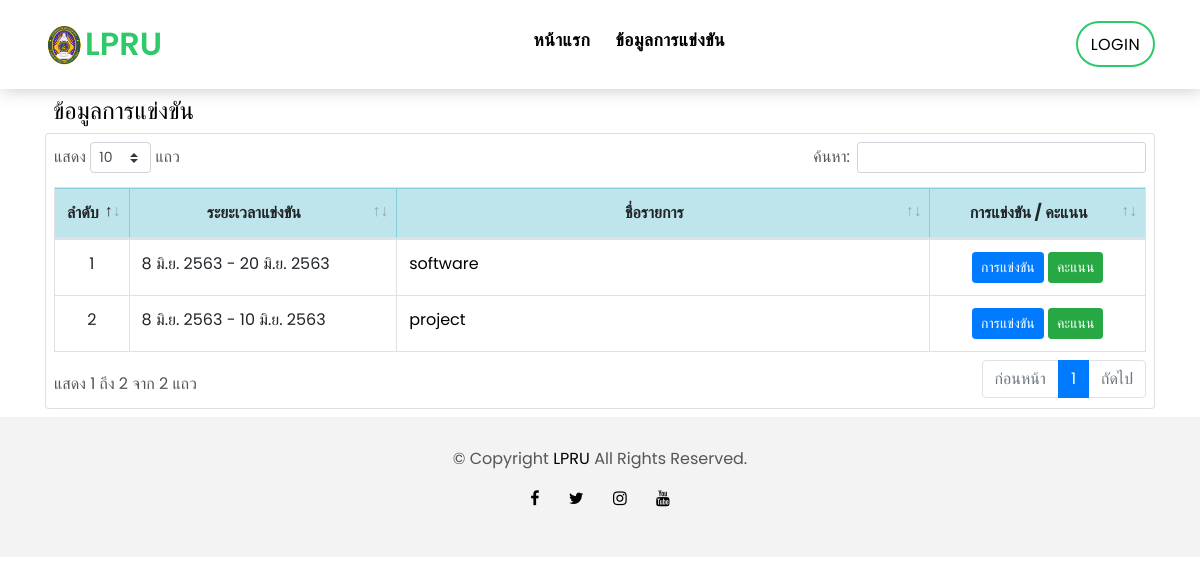
/show_tournament.php, run on an earlier commit of the app's database.
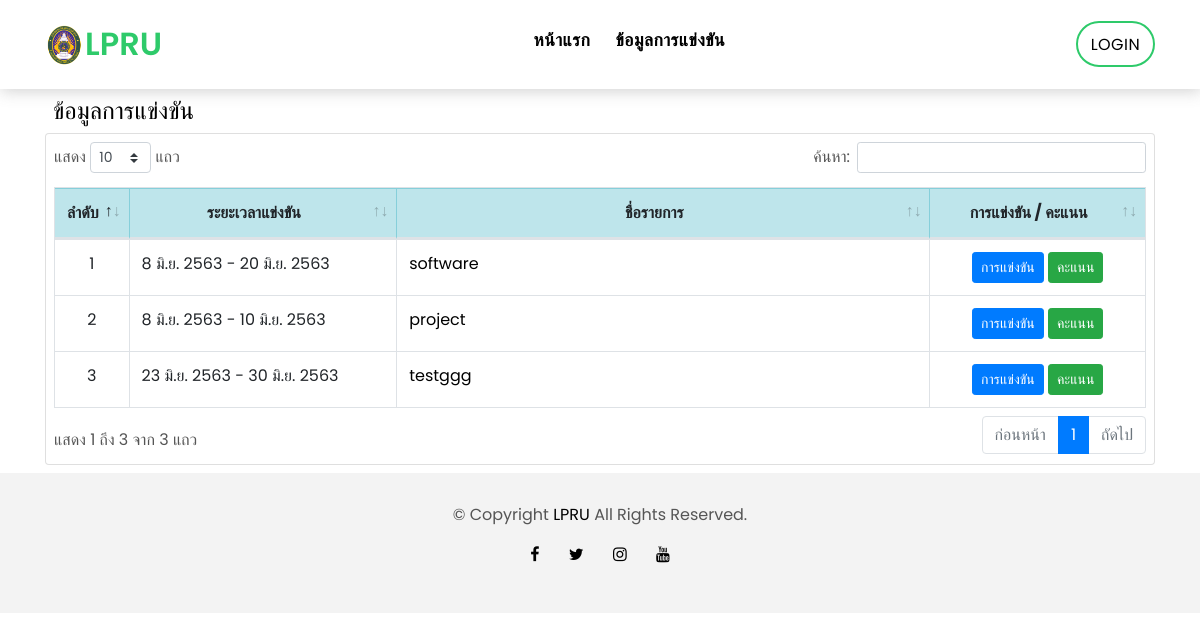
And on a later commit of the database.
### tables this page shows
CREATE TABLE `tournament` (
  `tournament_id` int(11) NOT NULL,
  `tournament_name` varchar(100) NOT NULL,
  `startdate` date NOT NULL,
  `enddate` date NOT NULL
);

### app/SQLiManager.php (called while the page is built, shortened)
<?php
if(class_exists('SQLiManager') === false)
{
	class SQLiManager{
		var $table;
		var $field;
		var $condition;
		public function SQLiManager()
		{
			$this->connect = mysqli_connect(DB_HOST,DB_USER,DB_PASS,DB_NAME);
			$cs1 = "SET character_set_results=utf8";
			mysqli_query($this->connect,$cs1) or die('Error query: ' . mysqli_error($this->connect));
			$cs2 = "SET character_set_client = utf8";
			mysqli_query($this->connect,$cs2) or die('Error query: ' . mysqli_error($this->connect));
			$cs3 = "SET character_set_connection = utf8";
			mysqli_query($this->connect,$cs3) or die('Error query: ' . mysqli_error($this->connect));
			$this->field="*";
		}
		public function select()
		{
			$this->sql="SELECT $this->field FROM $this->table $this->condition";
			$result=mysqli_query($this->connect,$this->sql) or trigger_error(mysqli_error($this->connect),E_USER_ERROR);
			return $result;
		}
	}
}
?>

### app/fn.php (called while the page is built, shortened)
<?php
function dateTH($strDate, $full=null, $time=null)
{
	$strYear = date("Y", strtotime($strDate)) + 543;
	$strMonth = date("n", strtotime($strDate));
	$strDay = date("j", strtotime($strDate));
	$strMonthCut = Array("", "ม.ค.", "ก.พ.", "มี.ค.", "เม.ย.", "พ.ค.", "มิ.ย.", "ก.ค.", "ส.ค.", "ก.ย.", "ต.ค.", "พ.ย.", "ธ.ค.");
	$strMonthThai = $strMonthCut[$strMonth];
	$dateTH = "$strDay $strMonthThai $strYear";
	return $dateTH;
}

### show_tournament.php (the view, shortened to what this page needs)
<?php
include("header.php");
$sql->table = "tournament";
$sql->field = "*";
$query = $sql->select();
?>
<main id="main">
    <div class="container">
        <div class="m-2">
            <h4>ข้อมูลการแข่งขัน</h4>
        </div>
        <div class="clearfix">
            <div class="card p-2 mb-2">
                <table class="table table-bordered DataTable">
                    <thead>
                        <tr class="text-center table-info">
                            <th width="5%">ลำดับ</th>
                            <th width="25%">ระยะเวลาแข่งขัน</th>
                            <th width="50%">ชื่อรายการ</th>
                            <th width="20%">การแข่งขัน / คะแนน</th>
                        </tr>
                    </thead>
                    <tbody>
                        <?php
                        $num = 0;
                        while ($res = mysqli_fetch_assoc($query)) {
                            $num++;
                        ?>
                            <tr>
                                <td class="text-center"><?php echo $num; ?></td>
                                <td>
                                    <?=dateTH($res["startdate"])?>
                                    <?php
                                    if( $res["startdate"] != $res["enddate"] ){
                                        echo " - ".dateTH($res["enddate"]);
                                    }
                                    ?></td>
                                <td><a href="<?=URL?>tournament_detail.php?id=<?=$res["tournament_id"]?>"><?php echo $res["tournament_name"]; ?></a></td>
                                <td class="text-center">
                                    <a href="<?=URL?>tournament_detail.php?id=<?=$res["tournament_id"]?>" class="btn btn-primary btn-sm">การแข่งขัน</a>
                                    <a href="<?=URL?>tournament_result.php?id=<?=$res["tournament_id"]?>" class="btn btn-success btn-sm">คะแนน</a>
                                </td>
                            </tr>
                        <?php } ?>
                    </tbody>
                </table>
            </div>
        </div>
    </div>
</main>
<?php
include($_pathURL."footer.php");
?>

What changed in the data, as far as the page shows it:
added tournament: startdate "23 มิ.ย. 2563", enddate "30 มิ.ย. 2563", tournament_name "testggg"
Also different on the page:
text written by a page script: "แสดง แถว ค้นหา: แสดง 1 ถึง 2 จาก 2 แถว ก่อนหน้า 1 ถัดไป" → "แสดง แถว ค้นหา: แสดง 1 ถึง 3 จาก 3 แถว ก่อนหน้า 1 ถัดไป"
